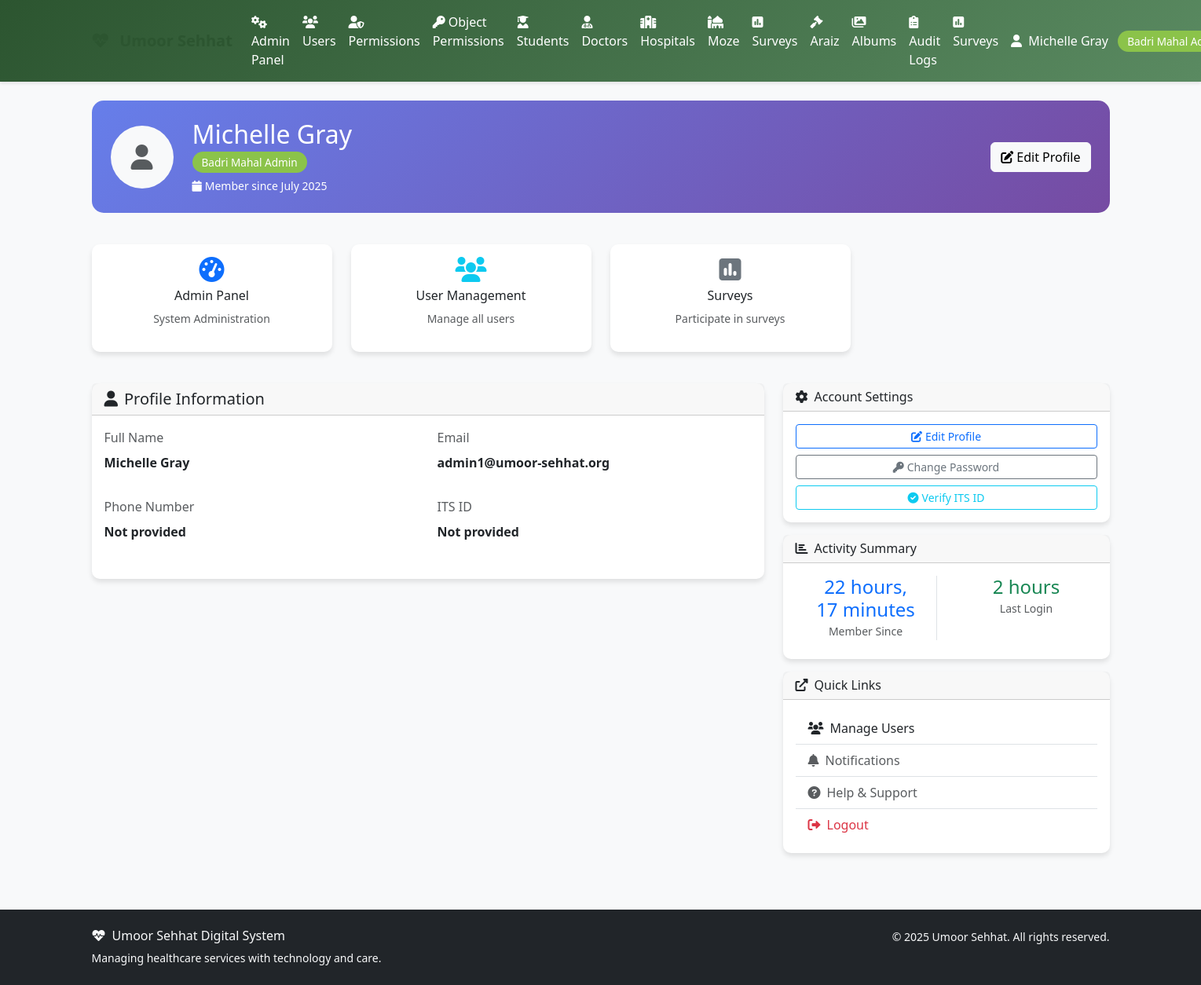
Page /accounts/profile/ (signed in) on the earlier database version.
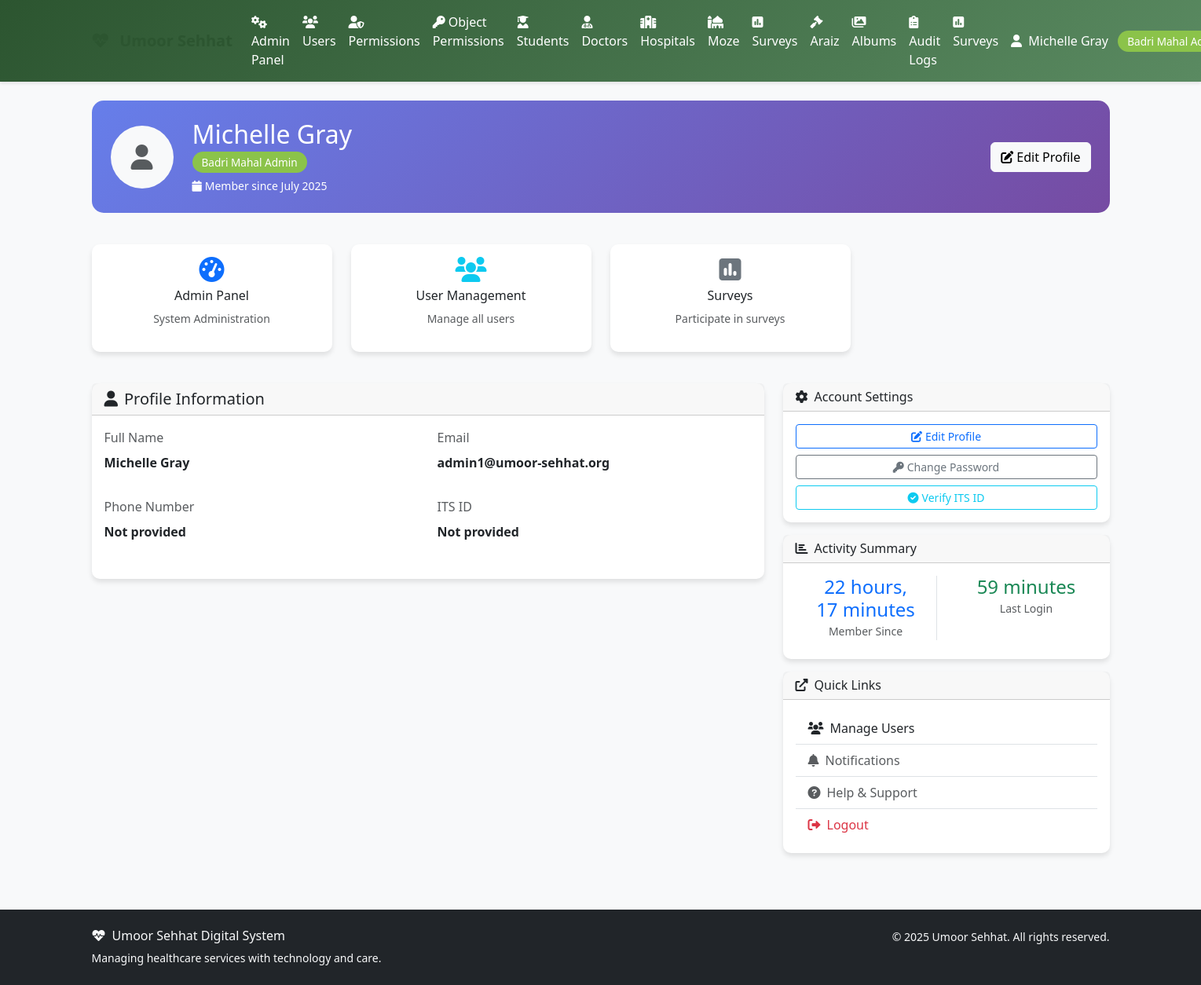
Same page on the later database version.
### accounts/models.py (models this page shows, shortened)
class User(AbstractUser):
    ROLE_CHOICES = [
        ('aamil', 'Aamil'),
        ('moze_coordinator', 'Moze Coordinator'),
        ('doctor', 'Doctor'),
        ('student', 'Student'),
        ('badri_mahal_admin', 'Badri Mahal Admin'),
    ]
    role = models.CharField(max_length=20, choices=ROLE_CHOICES, default='student')
    its_id = models.CharField(
        max_length=8,
        unique=True,
        null=True,
        blank=True,
        validators=[RegexValidator(
            regex=r'^\d{8}$',
            message='ITS ID must be exactly 8 digits',
            code='invalid_its_id'
        )],
        help_text='8-digit ITS ID'
    )
    phone_number = models.CharField(max_length=15, blank=True, null=True)
    profile_photo = models.ImageField(upload_to='profile_photos/', blank=True, null=True)
    arabic_name = models.CharField(max_length=100, blank=True, null=True)
    age = models.PositiveIntegerField(blank=True, null=True)
    verified_certificate = models.FileField(upload_to='certificates/', blank=True, null=True)
    specialty = models.CharField(max_length=100, blank=True, null=True)
    college = models.CharField(max_length=100, blank=True, null=True)  # For students
    specialization = models.CharField(max_length=100, blank=True, null=True)  # For students
    created_at = models.DateTimeField(auto_now_add=True)
    updated_at = models.DateTimeField(auto_now=True)
    def get_full_name(self):
        if self.arabic_name:
            return self.arabic_name
        return super().get_full_name() or self.username
    @property
    def is_aamil(self):
        return self.role == 'aamil'
    @property
    def is_moze_coordinator(self):
        return self.role == 'moze_coordinator'
    @property
    def is_doctor(self):
        return self.role == 'doctor'
    @property
    def is_student(self):
        return self.role == 'student'
    @property
    def is_admin(self):
        return self.role == 'badri_mahal_admin' or self.is_superuser
    class Meta:
        verbose_name = 'User'
        verbose_name_plural = 'Users'
        ordering = ['first_name', 'last_name']

### accounts/views.py (the view)
# urls.py: path('profile/', views.ProfileView.as_view(), name='profile'),
class ProfileView(LoginRequiredMixin, TemplateView):
    template_name = 'accounts/profile.html'
    def get_context_data(self, **kwargs):
        context = super().get_context_data(**kwargs)
        user = self.request.user
        profile, created = UserProfile.objects.get_or_create(user=user)
        context.update({
            'user': user,
            'profile': profile,
            'role_display': user.get_role_display(),
        })
        if user.is_student:
            try:
                student_profile = user.student_profile
                context['student_profile'] = student_profile
            except:
                pass
        elif user.is_doctor:
            try:
                doctor_profile = user.doctor_profile
                context['doctor_profile'] = doctor_profile
            except:
                pass
        return context

### templates/accounts/profile.html (shortened to what the changed rows need)
{% extends 'base.html' %}
{% block content %}
<div class="container">
    <div class="row">
        <div class="col-12 mb-4">
            <div class="dashboard-card">
                <div class="row align-items-center">
                    <div class="col">
                        <h2 class="mb-1">{{ user.get_full_name|default:user.username }}</h2>
                        <p class="mb-2">
                            <span class="role-badge">{{ user.get_role_display }}</span>
                        </p>
                        <p class="mb-0 small">
                            <i class="fas fa-calendar me-1"></i>Member since {{ user.date_joined|date:"F Y" }}
                        </p>
                    </div>
                </div>
            </div>
        </div>
        <div class="col-md-8">
            <div class="card">
                <div class="card-body">
                    <div class="row">
                        <div class="col-sm-6 mb-3">
                            <label class="form-label text-muted">Full Name</label>
                            <p class="fw-bold">{{ user.get_full_name|default:"Not provided" }}</p>
                        </div>
                        <div class="col-sm-6 mb-3">
                            <label class="form-label text-muted">Email</label>
                            <p class="fw-bold">{{ user.email|default:"Not provided" }}</p>
                        </div>
                        <div class="col-sm-6 mb-3">
                            <label class="form-label text-muted">Phone Number</label>
                            <p class="fw-bold">{{ user.phone_number|default:"Not provided" }}</p>
                        </div>
                        <div class="col-sm-6 mb-3">
                            <label class="form-label text-muted">ITS ID</label>
                            <p class="fw-bold">{{ user.its_id|default:"Not provided" }}</p>
                        </div>
                    </div>
                </div>
            </div>
        </div>
        <div class="col-md-4">
            <div class="card mt-3">
                <div class="card-body">
                    <div class="row text-center">
                        <div class="col-6 mb-2">
                            <div class="border-end">
                                <h4 class="text-primary mb-0">{{ user.date_joined|timesince }}</h4>
                                <small class="text-muted">Member Since</small>
                            </div>
                        </div>
                        <div class="col-6 mb-2">
                            <h4 class="text-success mb-0">{{ user.last_login|timesince }}</h4>
                            <small class="text-muted">Last Login</small>
                        </div>
                    </div>
                </div>
            </div>
        </div>
    </div>
</div>
{% endblock %}

### templates/base.html (shortened to what the changed rows need)
<!DOCTYPE html>
<html lang="en">
<head>
    <link href="https://cdn.jsdelivr.net/npm/bootstrap@5.3.0/dist/css/bootstrap.min.css" rel="stylesheet">
    <link href="https://cdnjs.cloudflare.com/ajax/libs/font-awesome/6.0.0/css/all.min.css" rel="stylesheet">
</head>
<body>
    <nav class="navbar navbar-expand-lg navbar-custom">
        <div class="container">
            <div class="collapse navbar-collapse" id="navbarNav">
                {% if user.is_authenticated %}
                    <ul class="navbar-nav me-auto">
                        {% if user.is_admin %}
                            <li class="nav-item">
                                <a class="nav-link" href="{% url 'admin:index' %}">
                                    <i class="fas fa-cogs me-1"></i>Admin Panel
                                </a>
                            </li>
                            <li class="nav-item">
                                <a class="nav-link" href="{% url 'accounts:user_list' %}">
                                    <i class="fas fa-users me-1"></i>Users
                                </a>
                            </li>
                            <li class="nav-item">
                                <a class="nav-link" href="{% url 'accounts:permission_management' %}">
                                    <i class="fas fa-user-shield me-1"></i>Permissions
                                </a>
                            </li>
                            <li class="nav-item">
                                <a class="nav-link" href="{% url 'accounts:object_permission_management' %}">
                                    <i class="fas fa-key me-1"></i>Object Permissions
                                </a>
                            </li>
                            <li class="nav-item">
                                <a class="nav-link" href="{% url 'students:student_list' %}">
                                    <i class="fas fa-user-graduate me-1"></i>Students
                                </a>
                            </li>
                            <li class="nav-item">
                                <a class="nav-link" href="{% url 'doctordirectory:doctor_list' %}">
                                    <i class="fas fa-user-md me-1"></i>Doctors
                                </a>
                            </li>
                            <li class="nav-item">
                                <a class="nav-link" href="{% url 'mahalshifa:hospital_list' %}">
                                    <i class="fas fa-hospital me-1"></i>Hospitals
                                </a>
                            </li>
                            <li class="nav-item">
                                <a class="nav-link" href="{% url 'moze:list' %}">
                                    <i class="fas fa-mosque me-1"></i>Moze
                                </a>
                            </li>
                            <li class="nav-item">
                                <a class="nav-link" href="{% url 'surveys:list' %}">
                                    <i class="fas fa-poll me-1"></i>Surveys
                                </a>
                            </li>
                            <li class="nav-item">
                                <a class="nav-link" href="{% url 'araz:petition_list' %}">
                                    <i class="fas fa-gavel me-1"></i>Araiz
                                </a>
                            </li>
                            <li class="nav-item">
                                <a class="nav-link" href="{% url 'photos:album_list' %}">
                                    <i class="fas fa-images me-1"></i>Albums
                                </a>
                            </li>
                            <li class="nav-item">
                                <a class="nav-link" href="{% url 'accounts:audit_log_list' %}">
                                    <i class="fas fa-clipboard-list me-1"></i>Audit Logs
                                </a>
                            </li>
                        {% endif %}
                        <li class="nav-item">
                            <a class="nav-link" href="{% url 'surveys:list' %}" class="text-decoration-none">
                                <i class="fas fa-poll me-1"></i>Surveys
                            </a>
                        </li>
                    </ul>
                    <ul class="navbar-nav">
                        <li class="nav-item dropdown">
                            <a class="nav-link dropdown-toggle" href="#" id="navbarDropdown" role="button" data-bs-toggle="dropdown">
                                <i class="fas fa-user me-1"></i>
                                {{ user.get_full_name|default:user.username }}
                                <span class="role-badge ms-2">{{ user.get_role_display }}</span>
                            </a>
                        </li>
                    </ul>
                {% endif %}
            </div>
        </div>
    </nav>
    <main class="container-fluid py-4">
        {% block content %}{% endblock %}
    </main>
</body>
</html>

Differences in the rows shown:
changed User "Michelle Gray": last_login "2 hours" → "59 minutes"
